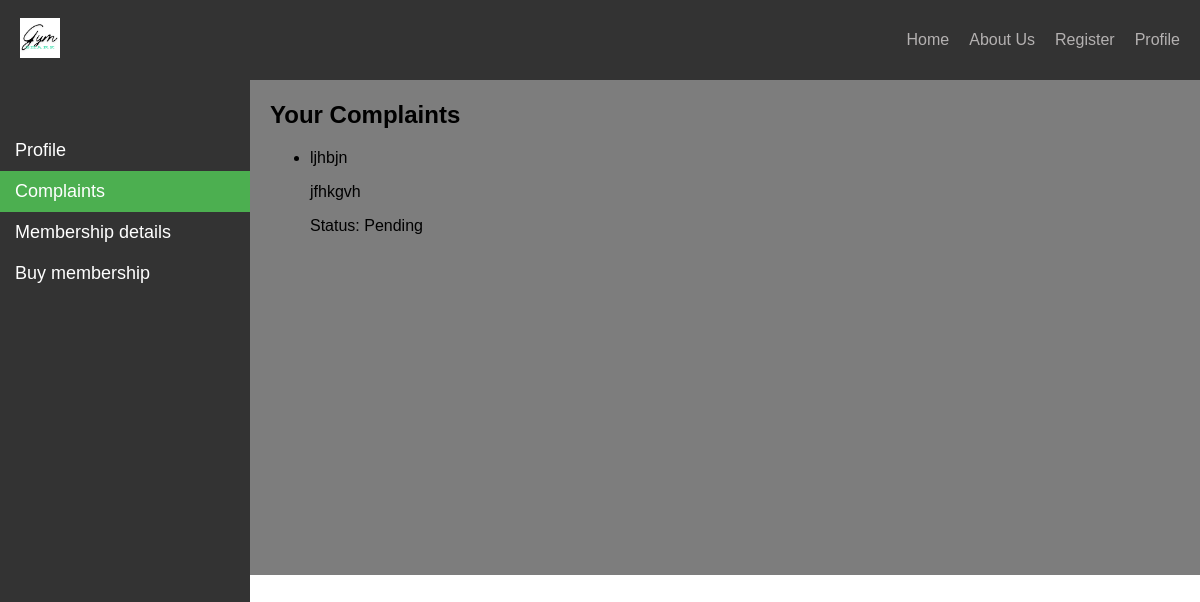
Screenshot of /complaints/ (signed in) with the database file from the repository.
### app/models.py (models this page shows, shortened)
class Complaints(models.Model):
    choices = [
        ('pending', 'Pending'),
        ('in_progress', 'In progress'),
        ('resolved' , 'Resolved')
    ]
    user = models.ForeignKey(User, on_delete=models.CASCADE)
    title = models.CharField(max_length=100,blank= True,null= True)
    description = models.TextField()
    image = models.ImageField(upload_to='D:/projects/gymbuddy/media/gymbuddy/app', blank= True, null= True)
    status = models.CharField(choices= choices,default= 'pending' ,max_length=50)

### app/views.py (the view)
# urls.py: path('complaints/', views.complaint_lists, name = 'complaint_list'),
def complaint_lists(request):
    complaint = Complaints.objects.filter(user=request.user)
    return render(request, 'app/complaint list.html', {'complaint': complaint})

### app/templates/app/complaint list.html (shortened to what this page needs)
{% extends 'app/base.html'%}
{% load static %}
{% block quotes%}
<div class="sidebar">
  <a  href="{% url 'profile' %}">Profile</a>
  <a class="active" href="{% url 'complaint' %}">Complaints</a>
  <a href="{% url 'membership' %}">Membership details</a>
  <a href="{% url 'payment' %}">Buy membership</a>
</div>
<div class="main-content">
    <h2>Your Complaints</h2>
    <ul>
      {% for complaint in complaint %}
        <li>
          <p>{{ complaint.title }}</p>
          <p>{{ complaint.description }}</p>
          <p>Status: {{ complaint.get_status_display }}</p>
        </li>
      {% endfor %}
    </ul>
</div>
{% endblock quotes %}

### app/static/app/css/style.css (style rules this page uses)
body { margin: 0; padding: 0; font-family: Arial, sans-serif; }
body, html { margin: 0; padding: 0; height: 100%; }
.sidebar { height: 100%; width: 250px; position: fixed; top: 0; left: 0; background-color: #333333; padding-top: 50px; margin-top: 80px; }
.sidebar a { padding: 10px 15px; text-decoration: none; font-size: 18px; color: white; display: block; }
.sidebar a.active { background-color: #4CAF50; color: white; }
.main-content { padding-left: 270px; padding-right: 30px; padding-top: 1px; padding-bottom: 27%; background-color:rgba(0, 0, 0, 0.509); }

### rows the page displays
Complaints: title "ljhbjn", description "jfhkgvh", status "Pending"
